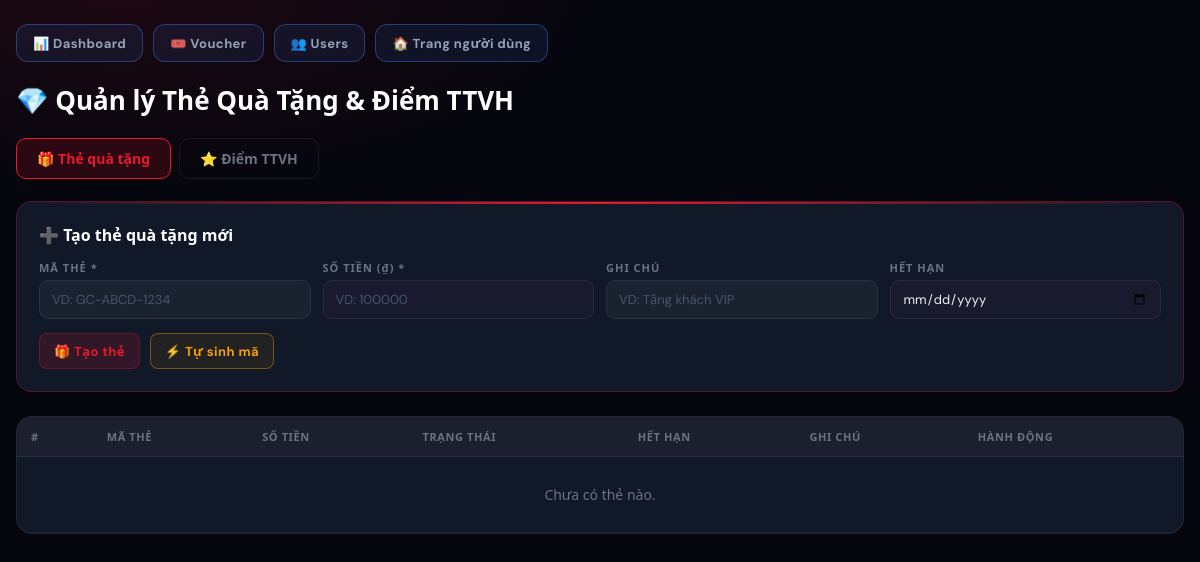
The app's page /admin/quan_ly_the.php (signed in), older data.
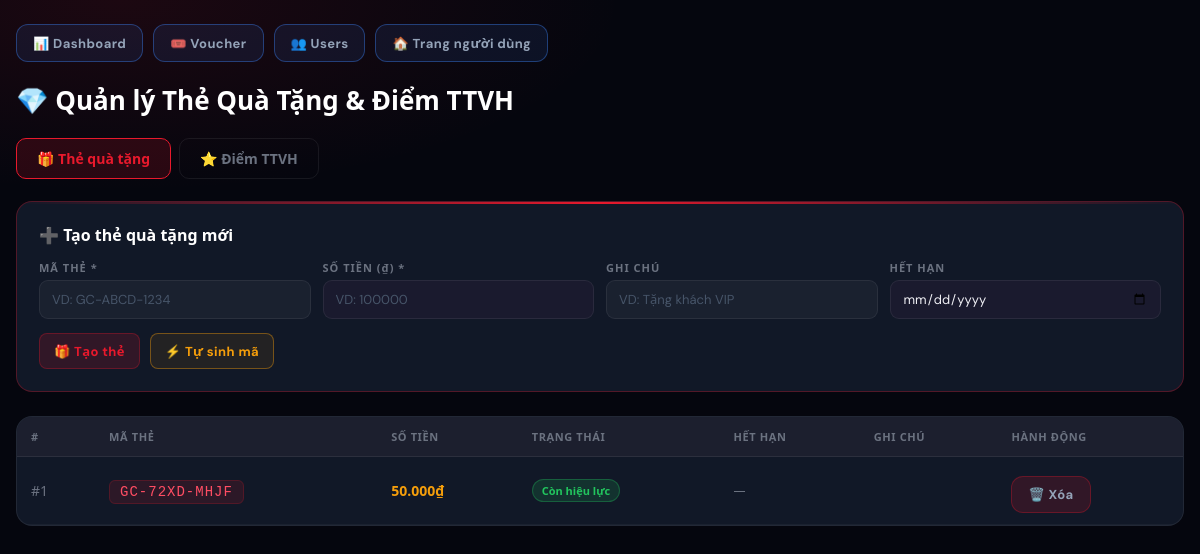
The same page, newer data.
### tables this page shows
CREATE TABLE `gift_cards` (
  `id` int(11) NOT NULL,
  `code` varchar(50) NOT NULL,
  `balance` int(11) NOT NULL DEFAULT 0,
  `used` tinyint(1) DEFAULT 0,
  `used_by` int(11) DEFAULT NULL,
  `used_at` datetime DEFAULT NULL,
  `expired_at` date DEFAULT NULL,
  `note` varchar(255) DEFAULT '',
  `created_at` datetime DEFAULT current_timestamp()
);

### admin/quan_ly_the.php (the view, shortened to what this page needs)
<?php
include "../config/db.php";
mysqli_query($conn, "
    CREATE TABLE IF NOT EXISTS gift_cards (
        id          INT AUTO_INCREMENT PRIMARY KEY,
        code        VARCHAR(50) UNIQUE NOT NULL,
        balance     INT NOT NULL DEFAULT 0,
        used        TINYINT(1) DEFAULT 0,
        used_by     INT DEFAULT NULL,
        used_at     DATETIME DEFAULT NULL,
        expired_at  DATE DEFAULT NULL,
        note        VARCHAR(255) DEFAULT '',
        created_at  DATETIME DEFAULT CURRENT_TIMESTAMP
    )
");
$tab   = $_GET['tab'] ?? 'giftcard';
$gift_cards = [];
$rs = mysqli_query($conn, "SELECT gc.*, u.ten as used_by_name FROM gift_cards gc LEFT JOIN users u ON gc.used_by=u.id ORDER BY gc.id DESC");
while ($r = mysqli_fetch_assoc($rs)) $gift_cards[] = $r;
?>
<!DOCTYPE html>
<html lang="vi">
<head>
<link rel="stylesheet" href="../assets/css/style.css">
</head>
<body class="admin-dark">
<div class="wrap">
  <div class="toolbar">
    <a class="btn" href="dashboard.php">📊 Dashboard</a>
    <a class="btn" href="quan_ly_voucher.php">🎟️ Voucher</a>
    <a class="btn" href="quan_ly_user.php">👥 Users</a>
    <a class="btn" href="../user/index.php">🏠 Trang người dùng</a>
  </div>
  <h1>💎 Quản lý Thẻ Quà Tặng & Điểm TTVH</h1>
  <div class="tabs">
    <button class="tab-btn <?= $tab === 'giftcard' ? 'active' : '' ?>" onclick="switchTab('giftcard')">🎁 Thẻ quà tặng</button>
    <button class="tab-btn <?= $tab === 'points' ? 'active' : '' ?>" onclick="switchTab('points')">⭐ Điểm TTVH</button>
  </div>
  <div class="tab-pane <?= $tab === 'giftcard' ? 'active' : '' ?>" id="tab-giftcard">
    <div class="form-card">
      <h2>➕ Tạo thẻ quà tặng mới</h2>
      <form method="POST">
        <div class="form-grid">
          <div class="field">
            <label>Mã thẻ *</label>
            <input type="text" name="code" placeholder="VD: GC-ABCD-1234" required style="text-transform:uppercase">
          </div>
          <div class="field">
            <label>Số tiền (₫) *</label>
            <input type="number" name="balance" min="1000" step="1000" placeholder="VD: 100000">
          </div>
          <div class="field">
            <label>Ghi chú</label>
            <input type="text" name="note" placeholder="VD: Tặng khách VIP">
          </div>
          <div class="field">
            <label>Hết hạn</label>
            <input type="date" name="expired_at">
          </div>
        </div>
        <div class="form-actions">
          <button type="submit" class="btn btn-red">🎁 Tạo thẻ</button>
          <button type="button" class="btn btn-gold" onclick="generateCode()">⚡ Tự sinh mã</button>
        </div>
      </form>
    </div>
    <div class="table-wrap">
      <table>
        <thead>
          <tr><th>#</th><th>Mã thẻ</th><th>Số tiền</th><th>Trạng thái</th><th>Hết hạn</th><th>Ghi chú</th><th>Hành động</th></tr>
        </thead>
        <tbody>
        <?php if (empty($gift_cards)): ?>
          <tr><td colspan="7" style="text-align:center;color:var(--muted);padding:28px">Chưa có thẻ nào.</td></tr>
        <?php else: foreach ($gift_cards as $gc): ?>
          <?php
            $today = date('Y-m-d');
            $isExp = !empty($gc['expired_at']) && $gc['expired_at'] < $today;
            $status = $gc['used'] ? 'badge-used' : ($isExp ? 'badge-exp' : 'badge-ok');
            $statusText = $gc['used'] ? ('Đã dùng bởi ' . ($gc['used_by_name'] ?? '#'.$gc['used_by'])) : ($isExp ? 'Hết hạn' : 'Còn hiệu lực');
          ?>
          <tr>
            <td style="color:var(--muted)">#<?= $gc['id'] ?></td>
            <td><span class="code-chip"><?= htmlspecialchars($gc['code']) ?></span></td>
            <td style="color:var(--gold);font-weight:700"><?= number_format($gc['balance'],0,',','.') ?>₫</td>
            <td><span class="badge <?= $status ?>"><?= $statusText ?></span></td>
            <td style="font-size:12px;color:var(--muted)"><?= $gc['expired_at'] ? date('d/m/Y', strtotime($gc['expired_at'])) : '—' ?></td>
            <td style="color:var(--muted);font-size:12px"><?= htmlspecialchars($gc['note']) ?></td>
            <td>
              <div class="actions">
                <a href="?action=del_gc&id=<?= $gc['id'] ?>&tab=giftcard" class="btn btn-sm btn-red"
                   onclick="return confirm('Xóa thẻ này?')">🗑️ Xóa</a>
              </div>
            </td>
          </tr>
        <?php endforeach; endif; ?>
        </tbody>
      </table>
    </div>
  </div>
</div>
</body>
</html>

Row changes from the older to the newer data that the page shows:
added gift_cards: id "1", code "GC-72XD-MHJF", balance "50.000", statusText "Còn hiệu lực"
Text that changed along with them:
text no longer shown: "Chưa có thẻ nào."
